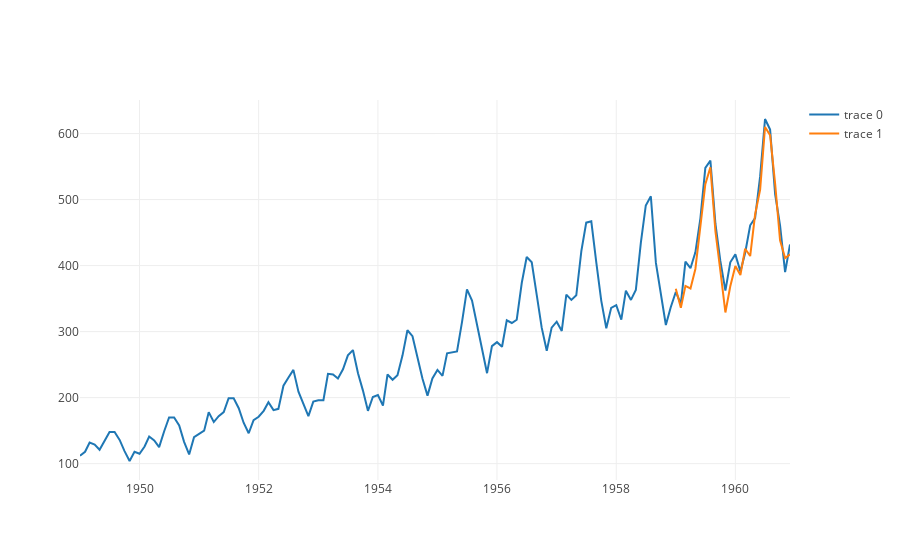

Write notebook code for a chart like this one.
### Code cell
# а так же сделаем one_step_ahead предсказания
preds_one_step_ahead = model.predict_batch(ts_train, ts_test)
plotting.plot_multiple_ts(ts, preds_one_step_ahead)

### Figure 1 — Plotly figure (JSON) as saved in the notebook; plotly's stock layout.template omitted (floating-point values rounded to 4 significant figures; data arrays with more than 128 entries replaced by an {"elided": "..."} marker saying what was removed)
{"data": [{"type": "scatter", "uid": "78469d08-d9b3-41e5-aa0c-b5c7915debba", "x": {"elided": "144 str values"}, "y": {"elided": "144 int values"}}, {"type": "scatter", "uid": "8a691f6e-e4b2-479f-8f74-8175c47ae6a3", "x": ["1959-01-01", "1959-02-01", "1959-03-01", "1959-04-01", "1959-05-01", "1959-06-01", "1959-07-01", "1959-08-01", "1959-09-01", "1959-10-01", "1959-11-01", "1959-12-01", "1960-01-01", "1960-02-01", "1960-03-01", "1960-04-01", "1960-05-01", "1960-06-01", "1960-07-01", "1960-08-01", "1960-09-01", "1960-10-01", "1960-11-01", "1960-12-01"], "y": [364.9, 336.1, 369.2, 365.4, 394.9, 457.8, 523.4, 548.9, 451.6, 392.3, 329.0, 368.6, 399.4, 385.7, 425.5, 414.4, 477.3, 515.0, 610.0, 597.6, 523.8, 438.2, 411.4, 417.0]}], "layout": {}}
